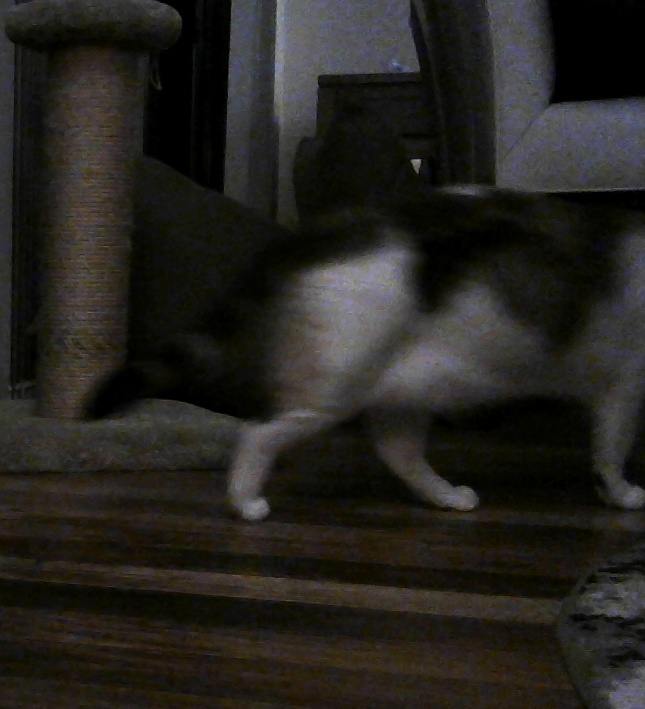
#> input picture catImages/image1183.jpg, 645 x 709 px, given in place of the camera
$ python Cat1.py
#> lines starting #> are read from the running program, lines starting #| are printed output that depends on the picture
import cv2
import numpy as np
#import time as t
#seconds=t.time()
from datetime import datetime as dt

cam=cv2.VideoCapture(0)
nativeW=int(cam.get(cv2.CAP_PROP_FRAME_WIDTH))
nativeH=int(cam.get(cv2.CAP_PROP_FRAME_HEIGHT))
print('/native width =',nativeW,'native height =',nativeH)
#cam.release()
#cam.set(cv2.CAP_PROP_FRAME_WIDTH,dispW)
#cam.set(cv2.CAP_PROP_FRAME_HEIGHT,dispH)

dispW=int(nativeW/2)
dispH=480 #960

def nothing(x):
    pass
cv2.namedWindow('Trackbars')
cv2.moveWindow('Trackbars',1550,0)
cv2.createTrackbar('x','Trackbars',680,nativeW,nothing)
cv2.createTrackbar('y','Trackbars',120,nativeH,nothing)
cv2.createTrackbar('w','Trackbars',500,nativeW,nothing)
cv2.createTrackbar('h','Trackbars',500,nativeH,nothing)

lastX=0
lastY=0
lastW=2
lastH=2
lastROI=np.zeros((lastH,lastW,3),np.uint8)
lastROI=cv2.bitwise_not(lastROI)
imageNo=0
while True:
    ret, frame=cam.read()
#> frame is the input picture: shape (709, 645, 3); mean B, G, R 30.6, 34.9, 37

    sameROI=frame[lastY:(lastY+lastH),lastX:(lastX+lastW)].copy()

    lastROIGray=cv2.cvtColor(lastROI,cv2.COLOR_BGR2GRAY)
    sameROIGray=cv2.cvtColor(sameROI,cv2.COLOR_BGR2GRAY)
#> sameROIGray = [[56, 55], [54, 54]]
    meanBrightnessLast=cv2.mean(lastROIGray)[0]
    _,sameROIMask=cv2.threshold(sameROIGray,meanBrightnessLast,255,cv2.THRESH_BINARY)
#> sameROIMask = [[0, 0], [0, 0]]
    _,lastROIMask=cv2.threshold(lastROIGray,meanBrightnessLast,255,cv2.THRESH_BINARY)
    diffROIMask=cv2.bitwise_xor(sameROIMask,lastROIMask)
#> diffROIMask = [[0, 0], [0, 0]]

    diff=cv2.mean(diffROIMask)[0]
#> diff = 0
    meanBrightnessSame=cv2.mean(sameROIGray)[0]
#> meanBrightnessSame = 54.75
    if diff>=20 and meanBrightnessLast>=20 and meanBrightnessSame>=20:
        fileName='catImages/image' + str(imageNo) + '.jpg'
        now=dt.now()
        print(now.strftime("%Y%m%d %H:%M:%S"),"{:.3}".format(diff),"{:.4}".format(meanBrightnessLast),"{:.4}".format(meanBrightnessSame),fileName)
        cv2.imwrite(fileName,sameROI)
        imageNo=imageNo+1

    x=cv2.getTrackbarPos('x','Trackbars')
    y=cv2.getTrackbarPos('y','Trackbars')
    w=cv2.getTrackbarPos('w','Trackbars')
    h=cv2.getTrackbarPos('h','Trackbars')
    cv2.rectangle(frame,(x,y),(x+w,y+h),(0,0,255),4)

    lastROI=frame[y:(y+h),x:(x+w)].copy()
#> lastROI = empty array
    lastX=x
    lastY=y
    lastW=w
    lastH=h

    cv2.imshow('nanoCam'    ,cv2.resize(frame,(dispW,dispH)))
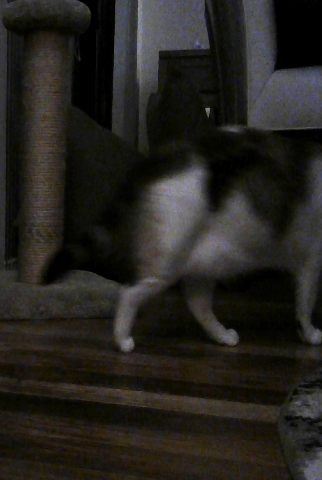
#> window 'nanoCam': shape (480, 322, 3); mean B, G, R 30.4, 34.8, 36.9
#    cv2.imshow('lastROI'    ,lastROI    )
    cv2.imshow('sameROI'    ,sameROI    )
#    cv2.imshow('lastROIMask',lastROIMask)
#    cv2.imshow('sameROIMask',sameROIMask)
#    cv2.imshow('diffROIMask',diffROIMask)

    cv2.moveWindow('nanoCam'    ,  0,  0)
#    cv2.moveWindow('lastROI'    ,  0,530)
    cv2.moveWindow('sameROI'    ,  0,800)
#    cv2.moveWindow('lastROIMask',300,530)
#    cv2.moveWindow('sameROIMask',300,800)
#    cv2.moveWindow('diffROIMask',500,530)

    if imageNo>=10000:
        break
    if cv2.waitKey(1)==ord('q'):
#> (key q is pressed here)
        break

cam.release()
cv2.destroyAllWindows()

$ run again, on catImages/image1210.jpg
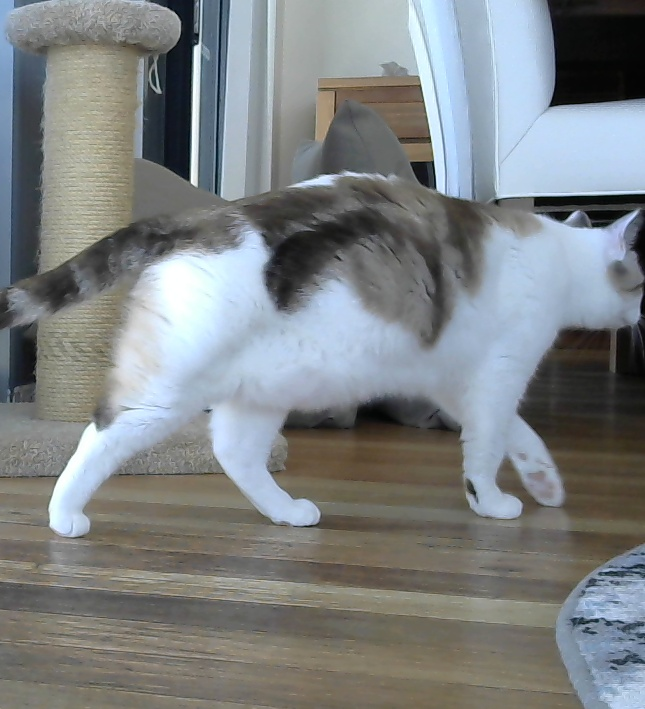
#> input picture catImages/image1210.jpg, 645 x 709 px, given in place of the camera
#> frame is the input picture: shape (709, 645, 3); mean B, G, R 132.2, 130.5, 126
#> sameROIGray = [[168, 169], [167, 168]]
#> sameROIMask = [[0, 0], [0, 0]]
#> diff = 0
#> meanBrightnessSame = 168
#> lastROI = empty array
#> `cv2.imshow('nanoCam'    ,cv2.resize(frame,(dispW,dispH)))`:
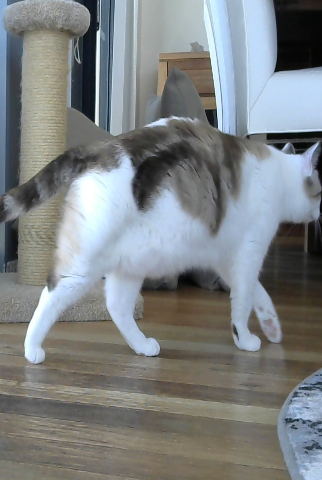
#> window 'nanoCam': shape (480, 322, 3); mean B, G, R 132.1, 130.4, 125.9

$ run again, on catImages/image1212.jpg
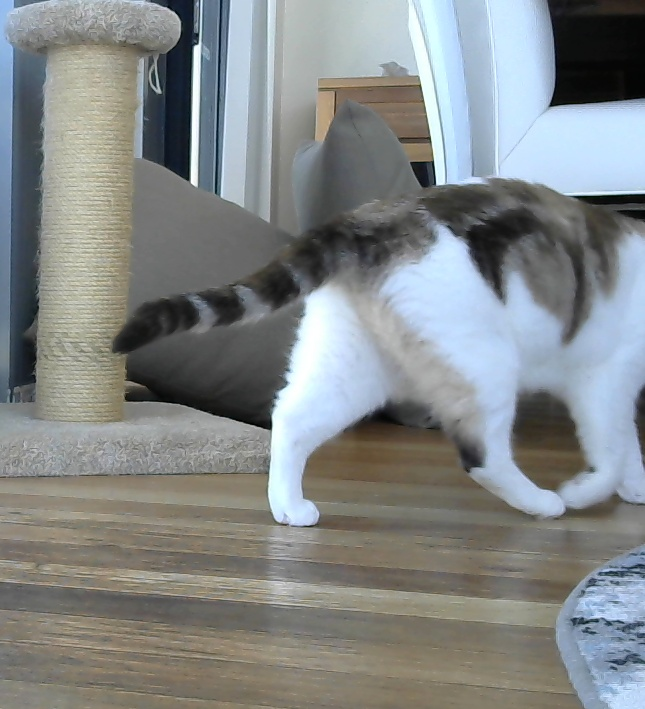
#> input picture catImages/image1212.jpg, 645 x 709 px, given in place of the camera
#> frame is the input picture: shape (709, 645, 3); mean B, G, R 136.2, 135.8, 131.5
#> sameROIGray = [[182, 182], [182, 182]]
#> sameROIMask = [[0, 0], [0, 0]]
#> diff = 0
#> meanBrightnessSame = 182
#> lastROI = empty array
#> `cv2.imshow('nanoCam'    ,cv2.resize(frame,(dispW,dispH)))`:
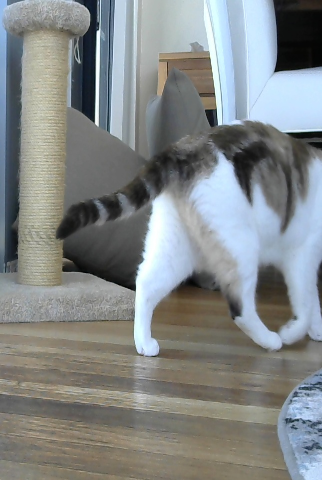
#> window 'nanoCam': shape (480, 322, 3); mean B, G, R 136.1, 135.7, 131.4

$ run again, on catImages/image1321.jpg
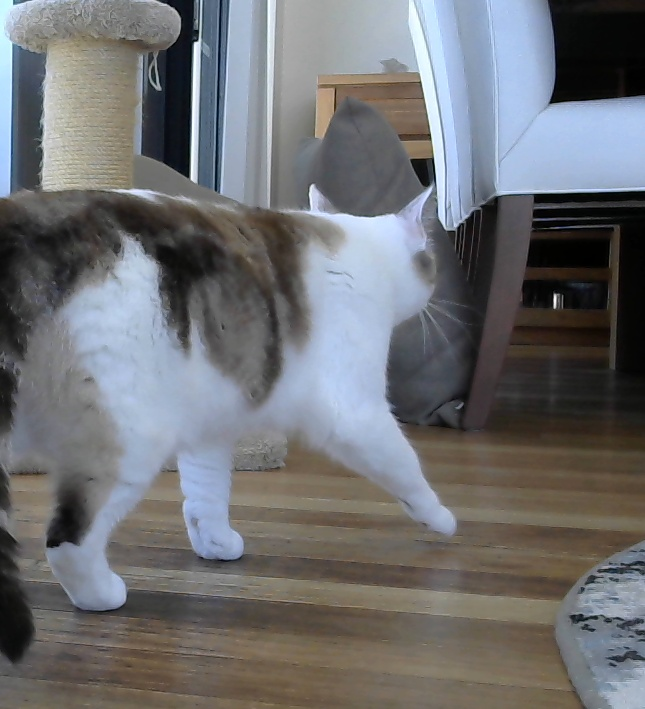
#> input picture catImages/image1321.jpg, 645 x 709 px, given in place of the camera
#> frame is the input picture: shape (709, 645, 3); mean B, G, R 114.3, 111.5, 110.4
#> sameROIGray = [[236, 236], [235, 236]]
#> sameROIMask = [[0, 0], [0, 0]]
#> diff = 0
#> meanBrightnessSame = 235.8
#> lastROI = empty array
#> `cv2.imshow('nanoCam'    ,cv2.resize(frame,(dispW,dispH)))`:
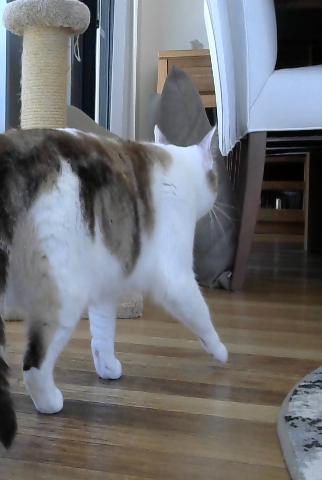
#> window 'nanoCam': shape (480, 322, 3); mean B, G, R 114.2, 111.5, 110.3
